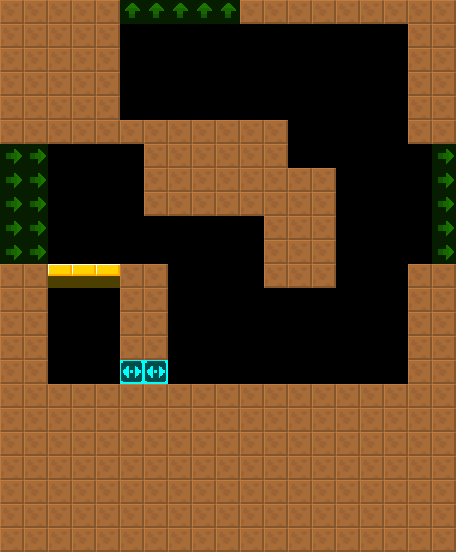

This game map was drawn from its Tiled (.tmx) file and the tilesets committed beside it. A one-line description and the trimmed map source follow:
An orthogonal 19x23 tile map with 24x24 px tiles, 2 tile layers (col, lnk), 2 tilesets and 6 objects (4x RotatingBall, Spikes, FakeBlackWall).

<map version="1.4" tiledversion="1.4.2" orientation="orthogonal" renderorder="right-down" width="19" height="23" tilewidth="24" tileheight="24" infinite="0" nextlayerid="4" nextobjectid="8">
 <tileset firstgid="6" source="../../lnk.tsx" />
 <tileset firstgid="1" source="../../col.tsx" />
 <layer id="1" name="col" width="19" height="23">
  <data>[437 cells, 253 non-empty, 3 distinct tile ids]</data>
 </layer>
 <layer id="2" name="lnk" width="19" height="23" opacity="0.5">
  <data>[437 cells, 20 non-empty, 2 distinct tile ids]</data>
 </layer>
 <objectgroup id="3" name="markers" opacity="0.5">
  <object id="1" name="RotatingBall" type="RotatingBall" x="264" y="144" width="24" height="24">
   <properties>
    <property name="yr" value="0" />
    <property name="xr" value="0" />
   </properties>
  </object>
  <object id="2" name="Spikes" type="Spikes" x="144" y="216" width="120" height="24">
   <properties>
    <property name="yr" value="0" />
    <property name="xr" value="0" />
   </properties>
  </object>
  <object id="3" name="RotatingBall" type="RotatingBall" x="288" y="264" width="24" height="24">
   <properties>
    <property name="yr" value="0" />
    <property name="xr" value="0" />
   </properties>
  </object>
  <object id="4" name="FakeBlackWall" type="FakeBlackWall" x="120" y="360" width="48" height="24">
   <properties>
    <property name="yr" value="0" />
    <property name="xr" value="0" />
   </properties>
  </object>
  <object id="5" name="RotatingBall" type="RotatingBall" x="72" y="432" width="24" height="24">
   <properties>
    <property name="yr" value="0" />
    <property name="xr" value="0" />
   </properties>
  </object>
  <object id="6" name="RotatingBall" type="RotatingBall" x="288" y="432" width="24" height="24">
   <properties>
    <property name="yr" value="0" />
    <property name="xr" value="0" />
   </properties>
  </object>
 </objectgroup>
</map>
